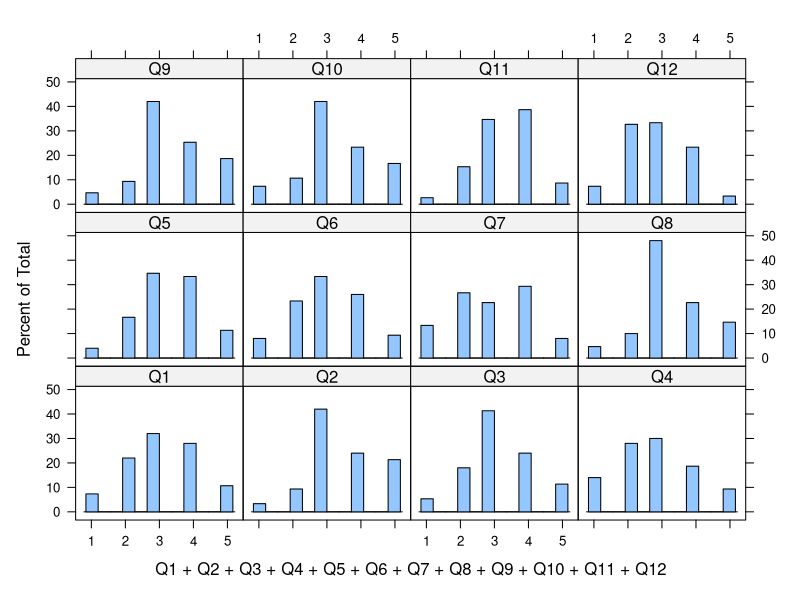
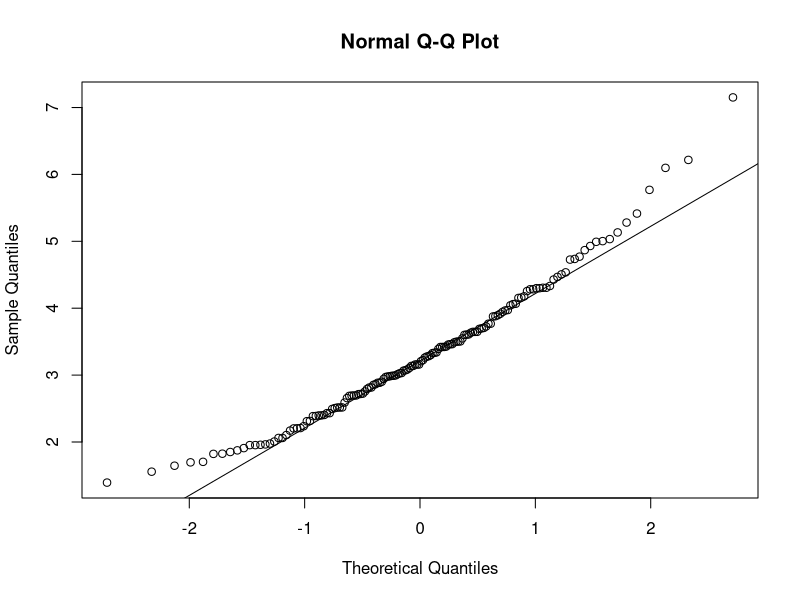
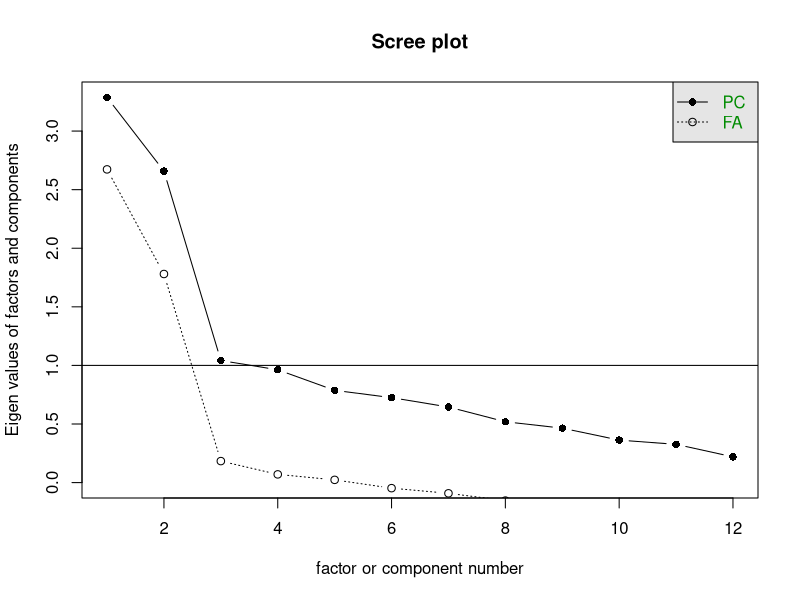
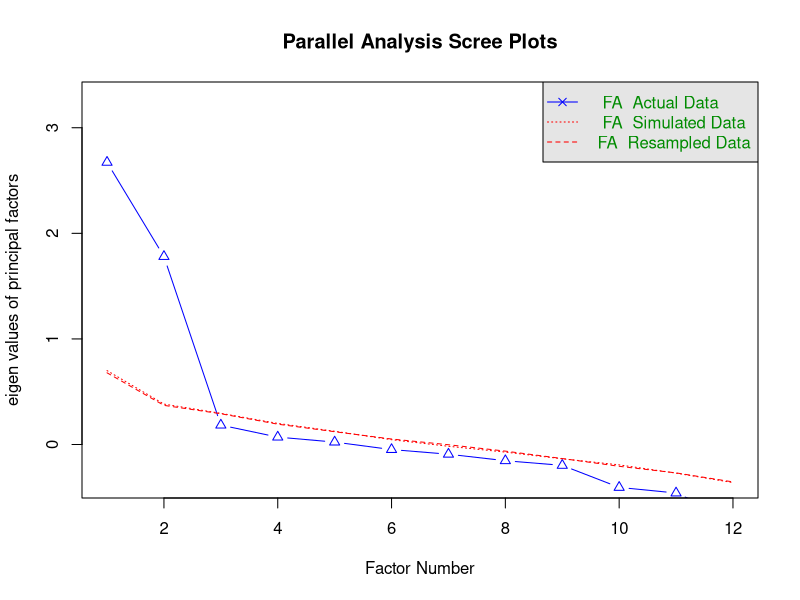
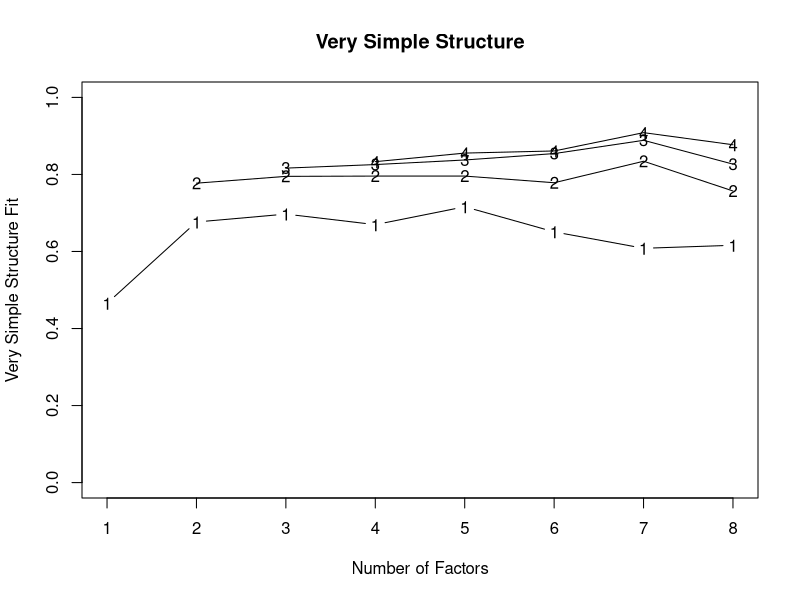

Recreate these plots in R, in order.
#-------------------------------------------------
# Exploratory factor analysis and Cronbach's alpha
# Author: Wan Nor Arifin
# Updated: 2018-09-04
#-------------------------------------------------

# Preliminaries

## Load libraries
library(foreign)  # for importing SPSS data
library(psych)  # for psychometrics
library(lattice)  # easy to plot multivariate plots

## Load data set
data = read.spss("Attitude_Statistics v3.sav", use.value.labels = F, to.data.frame = T)
str(data)
data = data[-1]  # exclude ID, we are not going to use the variable
dim(data)  # 12 variables
names(data)  # list variable names
head(data)  # the first 6 observations

# Exploratory factor analysis

## Preliminary steps

# **Descriptive statistics**
describe(data)
response.frequencies(data)
print(response.frequencies(data), digit = 2)

# **Normality of data**

# _Univariate normality_

# 1. Histograms
cat(names(data), sep = " + ")
histogram(~ Q1 + Q2 + Q3 + Q4 + Q5 + Q6 + Q7 + Q8 + Q9 + Q10 + Q11 + Q12,
          data = data)
# graphically looks normal

# 2. Shapiro Wilk's test
mapply(shapiro.test, data)  # all p.value < 0.05, not normal

# _Multivariate (MV) normality_
mardia(data)  # at start and end, away from the line, not MV normal
# kurtosis =  10.8, p < 0.05, not MV normal.

## Step 1

# **Check suitability of data for analysis**

# 1. Kaiser-Meyer-Olkin (KMO) Measure of Sampling Adequacy (MSA)
KMO(data)  # Overall MSA = 0.76, middling

# 2. Bartlet's test of sphericity
cortest.bartlett(data)  # p < 0.05, items are correlated

# **Determine the number of factors**

# 1. Kaiser's eigenvalue > 1 rule.
# 2. Cattell's scree test.
scree = scree(data)  # look at --o-- FA
print(scree)  # Eigen values of factors > 1 = 2, then number of factor = 2

# 3. Parallel analysis.
parallel = fa.parallel(data, fm = "pa", fa = "fa")  # 2 dots above dashed line
# means factor = 2
print(parallel)  # Parallel analysis suggests that the number of factors =  2

# 4. Very simple structure (VSS) criterion.
# 5. Velicer's minimum average partial (MAP) criterion.
vss(data)  # VSS complexity 1 = 3/5 factors, mininum MAP = 2 factors

## Step 2

# **Run EFA**

# 1. fixing the number of factors as decided from previous step. Two factors are reasonable.
# 2. choosing an appropriate extraction method. We use PAF, `fm = "pa"`.
# 3. choosing an appropriate oblique rotation method. We use oblimin, `rotate = "oblimin"`.
fa = fa(data, nfactors = 2, fm = "pa", rotate = "oblimin")
print(fa, cut = .3, digits = 3)  # cut = .3 to view only FLs > 0.3
print(fa, digits = 3)  # to view FLs < .3

# **Results**

# 1. Factor loadings (FL).
# Low FLs? Q1 < .3, Q12 < .4, Q2 & Q3 < .5
# Cross-loadings? Q3 & Q12, indicated by relatively high FLs across factors
# and high complexity, close to 2

# 2. Communalities.
# Low communalities (h2)? Q1 < Q12 < Q2 < .25 (.004 / .177 / .207 respectively)

# 3. Factor correlations.
# PA1 <-> PA2 = .087 < .85

## Step 3

# **Repeat**

# Remove Q1? Low communality, low FL:
fa1 = fa(subset(data, select = -Q1), nfactors = 2, fm = "pa", rotate = "oblimin")
print(fa1, cut = .3, digits = 3)

# Remove Q12? Low communality, (relatively) low FL, high complexity (cross loading)
fa2 = fa(subset(data, select = -c(Q1, Q12)), nfactors = 2, fm = "pa", 
         rotate = "oblimin")
print(fa2, cut = .3, digits = 3)

# Remove Q2? Low communality, (relatively) low FL
fa3 = fa(subset(data, select = -c(Q1, Q12, Q2)), nfactors = 2, fm = "pa", 
         rotate = "oblimin")
print(fa3, cut = .3, digits = 3)

# Remove Q3? Low communality, (relatively) low FL, high complexity (cross loading)
fa4 = fa(subset(data, select = -c(Q1, Q12, Q2, Q3)), nfactors = 2, fm = "pa", 
         rotate = "oblimin")
print(fa4, cut = .3, digits = 3)

# **Stop**

## Summary

# > PA1: Q4, Q5, Q6, Q7, Q11
# > PA2: Q8, Q9, Q10

# Name the factor.
# > PA1 -- Affinity
# > PA2 -- Importance

# Internal consistency reliability

# **Cronbach's alpha**

# Determine the reliability for each factor separately by including the selected items only.

names(data)  # item list
# Group items
PA1 = c("Q4","Q5","Q6","Q7","Q11")
PA2 = c("Q8","Q9","Q10")

# **PA1**
alpha.pa1 = alpha(data[PA1])
print(alpha.pa1, digits = 3)
# 1. Cronbach's alpha
# 2. Corrected item-total correlation" `r.cor` & `r.drop`
# 3. Cronbach's alpha if item deleted: `raw_alpha` under `Reliability if an item is dropped:`

# **PA2**
alpha.pa2 = alpha(data[PA2])
print(alpha.pa2, digits = 3)
